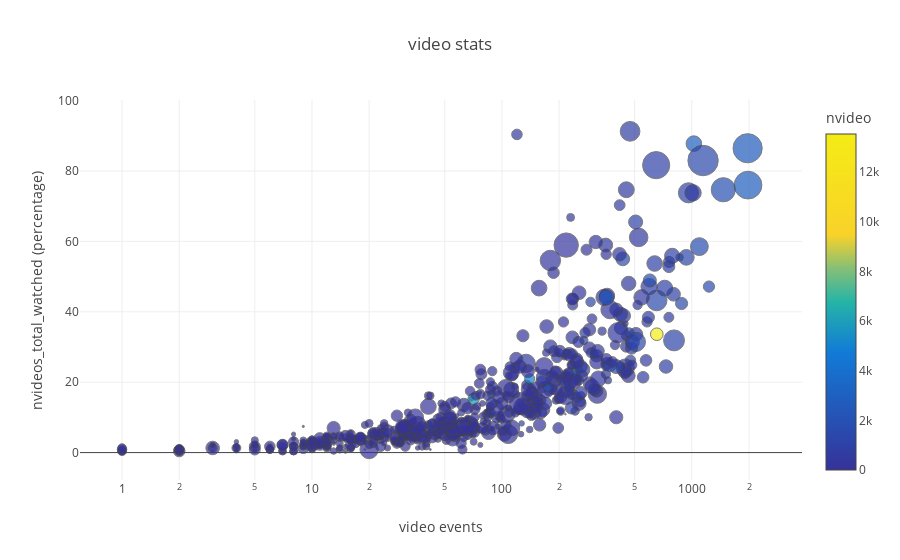

Notebook code cell kept with this figure:
### Code cell
scatter_function((pc.nseek_video+pc.npause_video), (pc.nvideos_total_watched * 100), pc.user_id, pc.sum_dt, 10000, pc.nvideo, "nvideo", 'video stats', 'video stats', 'video events', 'log', 'nvideos_total_watched (percentage)')

### Figure 1 — Plotly figure (JSON) as saved in the notebook; plotly's stock layout.template omitted (floating-point values rounded to 4 significant figures; data arrays with more than 128 entries replaced by an {"elided": "..."} marker saying what was removed)
{"data": [{"marker": {"color": {"elided": "745 int values"}, "colorbar": {"title": "nvideo"}, "colorscale": [[0, "rgb(244,236,21)"], [0.3, "rgb(249,210,41)"], [0.4, "rgb(134,191,118)"], [0.5, "rgb(37,180,167)"], [0.65, "rgb(17,123,215)"], [1, "rgb(54,50,153)"]], "line": {"color": "#444"}, "opacity": 0.7, "reversescale": true, "size": {"elided": "745 float values"}, "sizemode": "diameter", "sizeref": 10000}, "mode": "markers", "name": "video stats", "text": {"elided": "745 int values"}, "type": "scatter", "x": {"elided": "745 int values"}, "y": {"elided": "745 float values"}}], "layout": {"hovermode": "closest", "title": "video stats", "xaxis": {"title": "video events", "type": "log"}, "yaxis": {"title": "nvideos_total_watched (percentage)"}}}
